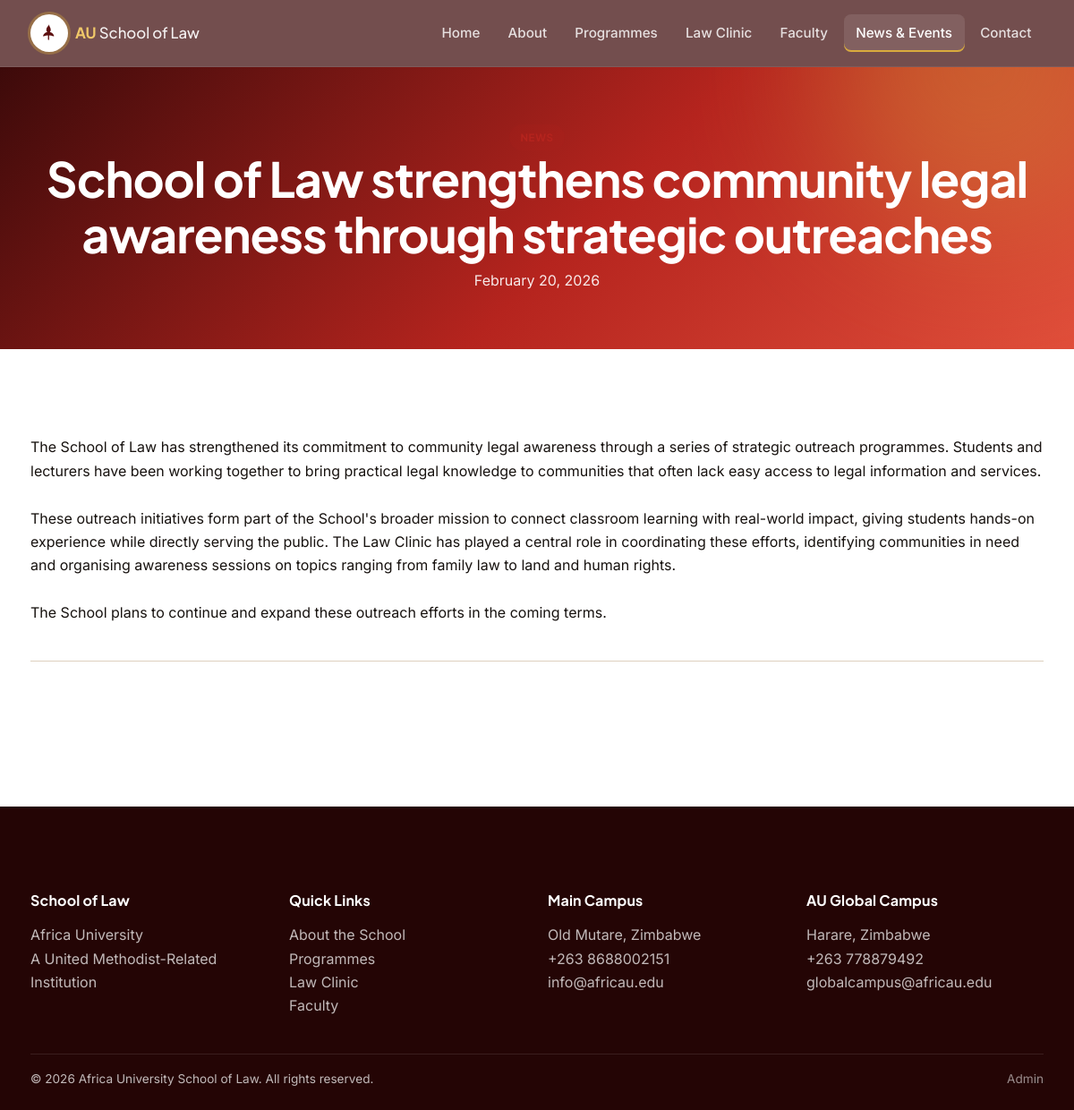
/news-detail.php?id=1, run on the app's committed database.
### tables this page shows
CREATE TABLE news_events (
    id INT AUTO_INCREMENT PRIMARY KEY,
    title VARCHAR(200) NOT NULL,
    category ENUM('news', 'event') NOT NULL DEFAULT 'news',
    summary VARCHAR(300) NOT NULL,
    body TEXT NOT NULL,
    entry_date DATE NOT NULL,
    image_path VARCHAR(255) NULL,
    created_at TIMESTAMP NOT NULL DEFAULT CURRENT_TIMESTAMP,
    updated_at TIMESTAMP NOT NULL DEFAULT CURRENT_TIMESTAMP ON UPDATE CURRENT_TIMESTAMP,
    INDEX idx_news_events_category (category),
    INDEX idx_news_events_entry_date (entry_date)
);

### includes/functions.php (called while the page is built, shortened)
<?php
function h(?string $value): string
{
    return htmlspecialchars($value ?? '', ENT_QUOTES, 'UTF-8');
}
function render_body(?string $value): string
{
    return nl2br(h($value));
}
function format_date(?string $date, string $format = 'F j, Y'): string
{
    $ts = strtotime($date);
    return $ts === false ? '' : date($format, $ts);
}

### news-detail.php (the view, shortened to what this page needs)
<?php
require_once __DIR__ . '/includes/functions.php';
$id = filter_var($_GET['id'] ?? null, FILTER_VALIDATE_INT);
$db = get_db();
$stmt = $db->prepare('SELECT * FROM news_events WHERE id = ? LIMIT 1');
$stmt->execute([$id]);
$row = $stmt->fetch();
include __DIR__ . '/includes/header.php';
?>
<div class="page-header">
    <div class="container">
        <span class="badge badge-<?= h($row['category']) ?>"><?= h(ucfirst($row['category'])) ?></span>
        <h1><?= h($row['title']) ?></h1>
        <p><?= h(format_date($row['entry_date'])) ?></p>
    </div>
</div>
<div class="section">
    <div class="container">
        <div><?= render_body($row['body']) ?></div>
        <div class="divider"></div>
    </div>
</div>
<?php include __DIR__ . '/includes/footer.php'; ?>

### assets/css/style.css (style rules this page uses)
:root { --color-maroon: #3d0a0a; --color-maroon-deep: #240505; --color-crimson: #b5241e; --color-crimson-light: #e04e3a; --color-gold: #d9ab3d; --color-gold-light: #f0c869; --color-charcoal: #17120f; --color-cream: #faf5ec; --color-white: #ffffff; --color-gray-100: #f4efe7; --color-gray-200: #ece3d6; --color-gray-300: #ddd0be; --color-gray-500: #96897c; --color-gray-700: #5c5148; --color-success-bg: #e5f5ea; --color-success-text: #1c7a3b; --color-error-bg: #fbeaea; --color-error-text: #b5241e; --gradient-brand: linear-gradient(135deg, var(--color-maroon) 0%, var(--color-crimson) 55%, var(--color-crimson-light) 100%); --gradient-gold: linear-gradient(135deg, var(--color-gold) 0%, var(--color-gold-light) 100%); --font-display: 'Plus Jakarta Sans', -apple-system, BlinkMacSystemFont, "Segoe UI", Roboto, Arial, sans-serif; --font-base: 'Inter', -apple-system, BlinkMacSystemFont, "Segoe UI", Roboto, Arial, sans-serif; --space-1: 0.25rem; --space-2: 0.5rem; --space-3: 1rem; --space-4: 1.5rem; --space-5: 2.5rem; --space-6: 4rem; --space-7: 6rem; --radius-sm: 8px; --radius-md: 16px; --radius-lg: 26px; --radius-pill: 999px; --shadow-sm: 0 2px 10px rgba(36, 5, 5, 0.06); --shadow-md: 0 12px 32px rgba(36, 5, 5, 0.12); --shadow-lg: 0 24px 60px rgba(36, 5, 5, 0.18); --shadow-glow: 0 8px 24px rgba(181, 36, 30, 0.28); --container-max: 1180px; --ease: cubic-bezier(0.16, 1, 0.3, 1); }
*, *::before, *::after { box-sizing: border-box; }
html { scroll-behavior: smooth; }
html, body { margin: 0; padding: 0; }
body { font-family: var(--font-base); color: var(--color-charcoal); background: var(--color-white); line-height: 1.65; -webkit-font-smoothing: antialiased; overflow-x: hidden; }
h1, h2, h3, h4 { font-family: var(--font-display); line-height: 1.15; margin: 0 0 var(--space-3); color: var(--color-maroon); letter-spacing: -0.02em; font-weight: 700; }
h1 { font-size: clamp(2.2rem, 4.5vw, 3.4rem); }
p { margin: 0 0 var(--space-3); }
.container { width: 100%; max-width: var(--container-max); margin: 0 auto; padding: 0 var(--space-4); }
.section { padding: var(--space-7) 0; position: relative; }
.reveal { opacity: 0; transform: translateY(28px); transition: opacity 0.7s var(--ease), transform 0.7s var(--ease); }
.reveal.is-visible { opacity: 1; transform: translateY(0); }
.page-header { background: var(--gradient-brand); color: var(--color-white); padding: var(--space-6) 0; text-align: center; position: relative; overflow: hidden; isolation: isolate; }
.page-header::before { content: ""; position: absolute; width: 360px; height: 360px; border-radius: 50%; background: var(--color-gold); opacity: 0.35; filter: blur(80px); top: -180px; right: -80px; z-index: -1; }
.page-header h1 { color: var(--color-white); margin-bottom: var(--space-2); }
.page-header p { opacity: 0.9; max-width: 600px; margin: 0 auto; }
.badge { display: inline-block; padding: 0.3rem 0.75rem; border-radius: var(--radius-pill); font-family: var(--font-display); font-size: 0.72rem; font-weight: 700; text-transform: uppercase; letter-spacing: 0.06em; background: var(--color-gray-100); color: var(--color-gray-700); }
.badge-news { background: rgba(181, 36, 30, 0.1); color: var(--color-crimson); }
.divider { border: none; border-top: 1px solid var(--color-gray-300); margin: var(--space-5) 0; }

### data on the page
news_events: title "School of Law strengthens community legal awareness through strategic outreaches", entry_date "February 20, 2026", body "The School of Law has strengthened its commitment to community legal awareness through a series of strategic outreach programmes. Students and lecturers have been working together to bring practical legal knowledge to communities that often lack easy access to legal information and services. These outreach initiatives form part of the School's broader mission to connect classroom learning with real-world impact, giving students hands-on experience while directly serving the public. The Law Clinic has played a central role in coordinating these efforts, identifying communities in need and organising awareness sessions on topics ranging from family law to land and human rights. The School…"
